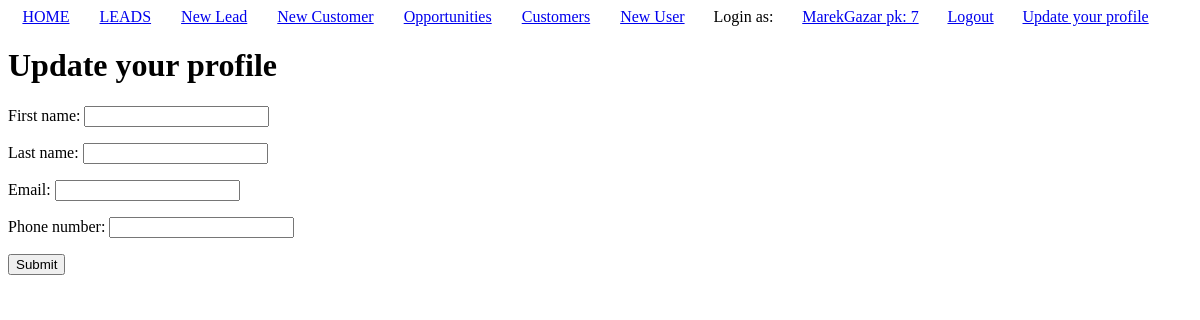
/agents/profile_update/7/ (signed in), run on an earlier commit of the app's database.
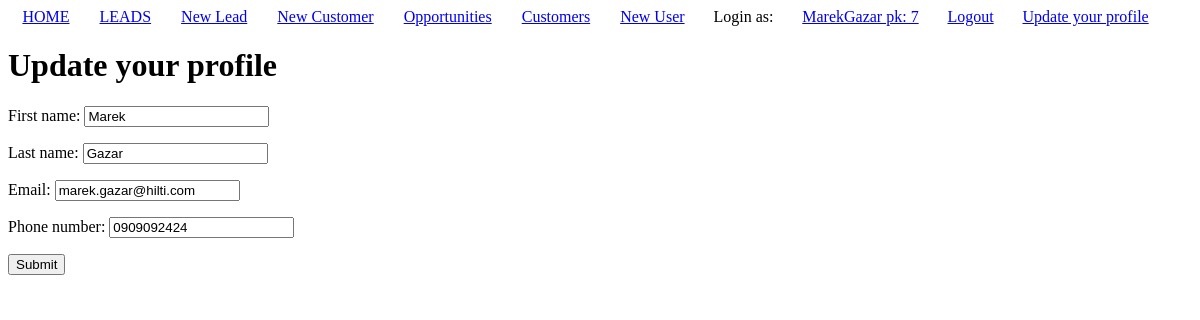
And on a later commit of the database.
### agents/models.py (models this page shows, shortened)
class GeneralManager(models.Model):
    user = models.OneToOneField(Agent, on_delete=models.CASCADE)
    first_name = models.CharField(max_length=30, null=True, blank=True)
    last_name = models.CharField(max_length=30, null=True, blank=True)
    email = models.EmailField(null=True, blank=True)
    phone_number = models.CharField(max_length=10, null=True, blank=True)

### agents/decorators.py (the view, shortened to what this page needs)
    def wrapper(request, *args, **kwargs):
        current_user_id = request.user.id
        updated_user_id = int(kwargs['pk'])
        if current_user_id == updated_user_id:
            return function(request, *args, **kwargs)

### agents/forms.py
class GeneralManagerForm(forms.ModelForm):
    class Meta:
        model = models.GeneralManager
        fields = [
            'first_name',
            'last_name',
            'email',
            'phone_number',
        ]

### agents/models.py (called while the page is built)
    def __str__(self):
        return  self.username + ' pk: ' + str(self.pk)

### agents/views.py (called while the page is built, shortened)
@restrict_user_to_update_profile
def profile_update(request, pk):
    update_user = Agent.objects.get(id=pk)
    if update_user.is_general_manager:
        form = forms.GeneralManagerForm(instance=update_user.generalmanager)
    elif update_user.is_manager:
        form = forms.ManagerForm(instance=update_user.manager)
    else:
        form = forms.SalesmanForm(instance=update_user.salesman)
    context={
        'form': form,
    }
    return render(request, 'profile_update.html', context)

### agents/templates/profile_update.html (shortened to what this page needs)
{% include 'base.html' %}
{% block content %}
    <h1>Update your profile</h1>
    <form method="post">
        {{ form.as_p }}
        <button type='submit'>
            Submit
        </button>
    </form>
{% endblock content %}

What changed in the data, as far as the page shows it:
changed GeneralManager: first_name (not shown) → "Marek"; last_name (not shown) → "Gazar"; email (not shown) → "marek.gazar@hilti.com"; phone_number (not shown) → "0909092424"
